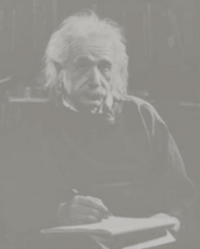
#> input picture einstein.PNG, 200 x 249 px, found by its file name
$ jupyter execute Fuzzy_Logic_Image_Enhancement.ipynb
#> lines starting #> are read from the running program, lines starting #| are printed output that depends on the picture
<a href="https://colab.research.google.com/github/shabanibadi/Image-Enhancement/blob/main/Fuzzy_Logic_Image_Enhancement.ipynb" target="_parent"></a>

**Import Libraries:**

[cell 1]
import cv2 as cv
import numpy as np
import math
import time
from matplotlib import pyplot as plt

**Define Constants:**

[cell 2]
n = 2 # number of rows (windows on columns)
m = 2 # number of colomns (windows on rows)
EPSILON = 0.00001
#GAMMA, IDEAL_VARIANCE 'maybe' have to changed from image to another
GAMMA = 1 # Big GAMMA >> Big mean >> More Brightness
IDEAL_VARIANCE = 0.35 #Big value >> Big variance >> Big lambda >> more contrast

**Call Image:**

[cell 3]
img = cv.imread('/content/einstein.PNG')
#> img is the input picture: shape (249, 200, 3); mean B, G, R 140.4, 145, 147.2
#img = cv.resize(img, (200, 200))
layer = cv.cvtColor(img, cv.COLOR_BGR2GRAY)
WIDTH = layer.shape[1]
#> WIDTH = 200
HEIGHT = layer.shape[0]
#> HEIGHT = 249
x0, x1, y0, y1 = 0, WIDTH - 1, 0, HEIGHT - 1
#> x0 = 0; x1 = 199; y0 = 0; y1 = 248

**Define Functions:**

[cell 4]
# split the image to windows
def phy(value): # phy: E --> R
    #if ((1+value)/((1-value)+0.0001)) < 0:
    #print(value)
    return 0.5 * np.log((1+value)/((1-value)+EPSILON))

def multiplication(value1, value2): # ExE --> R
    return phy(value1) * phy(value2)

def norm(value):
    return abs(phy(value))

def scalar_multiplication(scalar, value):# value in E ([-1,1])
    s = (1+value)**scalar
    z = (1-value)**scalar
    res = (s-z)/(s+z+EPSILON)
    return res

def addition(value1, value2): # value1,value2 are in E ([-1,1])
    res = (value1+value2)/(1+(value1*value2)+EPSILON)
    return res

def subtract(value1, value2): # value1,value2 are in E ([-1,1])
    res = (value1-value2)/(1-(value1*value2)+EPSILON)
    return res

def C(m,i):
    return math.factorial(m)/((math.factorial(i)*math.factorial(m-i))+EPSILON)

def qx(i, x): # i: window index in rows, x: number of current pixel on x-axis
    if (x == WIDTH - 1):
        return 0
    return C(m,i)*(np.power((x-x0)/(x1-x), i) * np.power((x1-x)/(x1-x0), m)) #This is the seconf implementation
    #return C(m,i)*((np.power(x-x0,i) * np.power(x1-x,m-i)) / (np.power(x1-x0,m)+EPSILON))

def qy(j, y):
    '''
    The second implementation for the formula does not go into overflow.
    '''
    if (y == HEIGHT - 1):
        return 0
    return C(n,j)*(np.power((y-y0)/(y1-y), j) * np.power((y1-y)/(y1-y0), n)) #This is the seconf implementation
    #return C(n,j)*((np.power((y-y0),j) * np.power((y1-y),n-j))/ (np.power(y1-y0,n)+EPSILON))

def p(i, j, x, y):
    return qx(i, x) * qy(j, y)

def mapping(img, source, dest):
#> called with source = (0, 255), dest = (-1, 1)
    return (dest[1] - dest[0])*((img - source[0]) / (source[1] - source[0])) + dest[0]
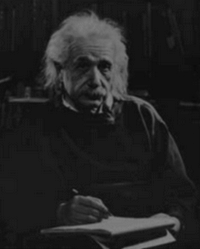
#> returned value: shape (249, 200) float64; min 0.0431, max 0.522, mean 0.138

**Image Fuzzification:**

[cell 5]
e_layer_gray = mapping(layer, (0, 255), (-1, 1))

**Calculate Ps and Ws**

[cell 6]
def cal_ps_ws(m, n, w, h, gamma):
#> called with m = 2, n = 2, w = 200, h = 249, gamma = 1
    ps = np.zeros((m, n, w, h))
    for i in range(m):
        for j in range(n):
            for k in range(w):
                for l in range(h):
                    ps[i, j, k, l] = p(i, j, k, l)

    ws = np.zeros((m, n, w, h))
    for i in range(m):
        for j in range(n):
            ps_power_gamma = np.power(ps[i, j], gamma)
            for k in range(w):
                for l in range(h):
                    ws[i, j, k, l] = ps_power_gamma[k, l] / (np.sum(ps[:, :, k, l])+EPSILON)
    return ps, ws
print('Ps and Ws calculation is in progress...')
start = time.time()
ps, ws = cal_ps_ws(m, n, WIDTH, HEIGHT, GAMMA)
end = time.time()
print('Ps and Ws calculation has completed successfully in '+str(end-start)+' s')
